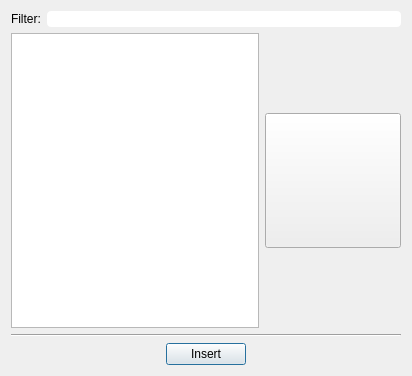
<?xml version="1.0" encoding="UTF-8"?>
<ui version="4.0">
 <class>Avogadro::QtGui::InsertFragmentDialog</class>
 <widget class="QDialog" name="Avogadro::QtGui::InsertFragmentDialog">
  <property name="geometry">
   <rect>
    <x>0</x>
    <y>0</y>
    <width>412</width>
    <height>376</height>
   </rect>
  </property>
  <property name="windowTitle">
   <string>Insert Fragment…</string>
  </property>
  <layout class="QVBoxLayout">
   <item>
    <layout class="QHBoxLayout" name="horizontalLayout">
     <item>
      <widget class="QLabel" name="label">
       <property name="text">
        <string>Filter:</string>
       </property>
      </widget>
     </item>
     <item>
      <widget class="QLineEdit" name="filterLineEdit">
       <property name="toolTip">
        <string>Type a name or part of a name to show only matching files.</string>
       </property>
       <property name="styleSheet">
        <string notr="true">border-radius: 4px;</string>
       </property>
       <property name="clearButtonEnabled">
        <bool>true</bool>
       </property>
      </widget>
     </item>
    </layout>
   </item>
   <item>
    <layout class="QGridLayout" name="gridLayout">
     <item row="0" column="0">
      <widget class="QTreeView" name="directoryTreeView"/>
     </item>
     <item row="0" column="1">
      <widget class="QToolButton" name="preview">
       <property name="text">
        <string/>
       </property>
       <property name="iconSize">
        <size>
         <width>128</width>
         <height>128</height>
        </size>
       </property>
      </widget>
     </item>
    </layout>
   </item>
   <item>
    <widget class="Line" name="line_2">
     <property name="orientation">
      <enum>Qt::Horizontal</enum>
     </property>
    </widget>
   </item>
   <item>
    <layout class="QHBoxLayout">
     <item>
      <spacer>
       <property name="orientation">
        <enum>Qt::Horizontal</enum>
       </property>
       <property name="sizeHint" stdset="0">
        <size>
         <width>40</width>
         <height>20</height>
        </size>
       </property>
      </spacer>
     </item>
     <item>
      <widget class="QPushButton" name="insertFragmentButton">
       <property name="text">
        <string>Insert</string>
       </property>
       <property name="default">
        <bool>true</bool>
       </property>
       <property name="flat">
        <bool>false</bool>
       </property>
      </widget>
     </item>
     <item>
      <spacer>
       <property name="orientation">
        <enum>Qt::Horizontal</enum>
       </property>
       <property name="sizeHint" stdset="0">
        <size>
         <width>40</width>
         <height>20</height>
        </size>
       </property>
      </spacer>
     </item>
    </layout>
   </item>
  </layout>
 </widget>
 <resources/>
 <connections/>
</ui>
